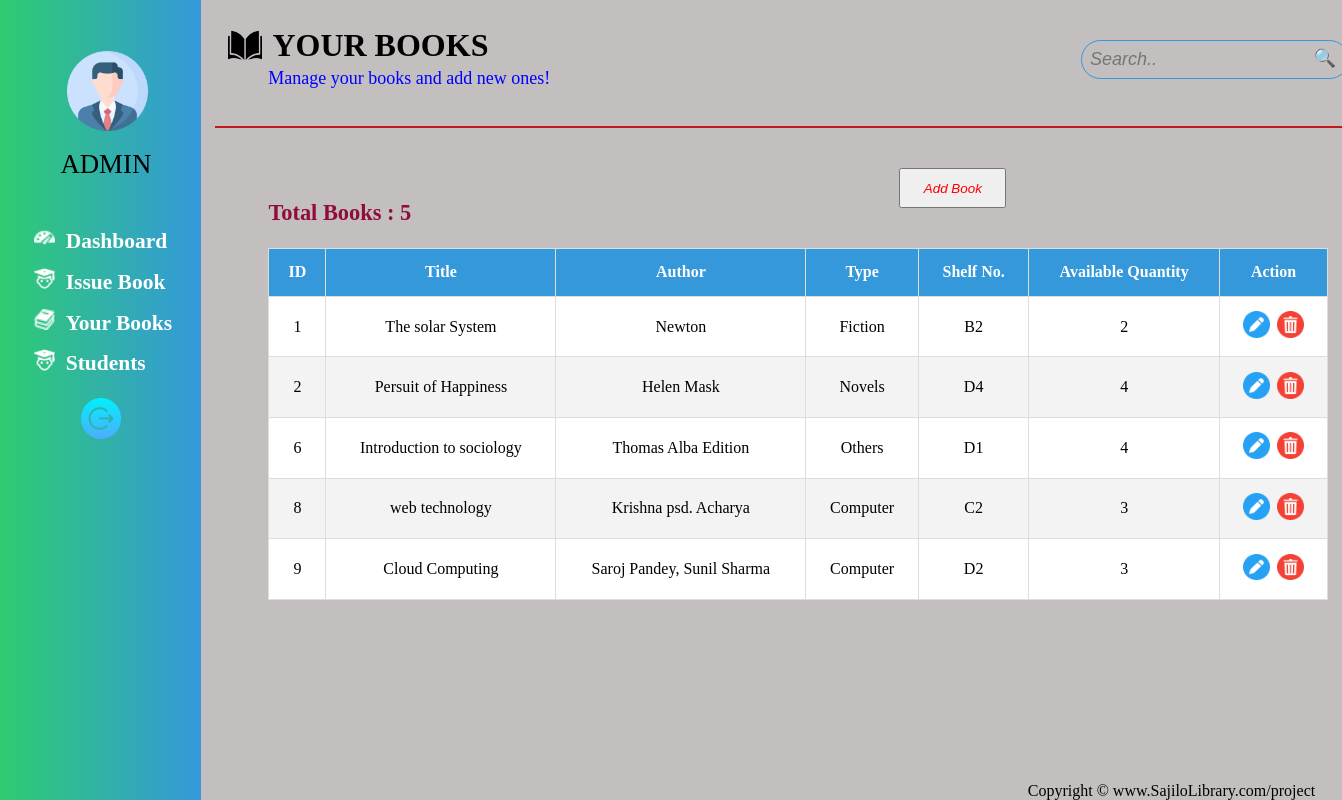
/books/, run on an earlier commit of the app's database.
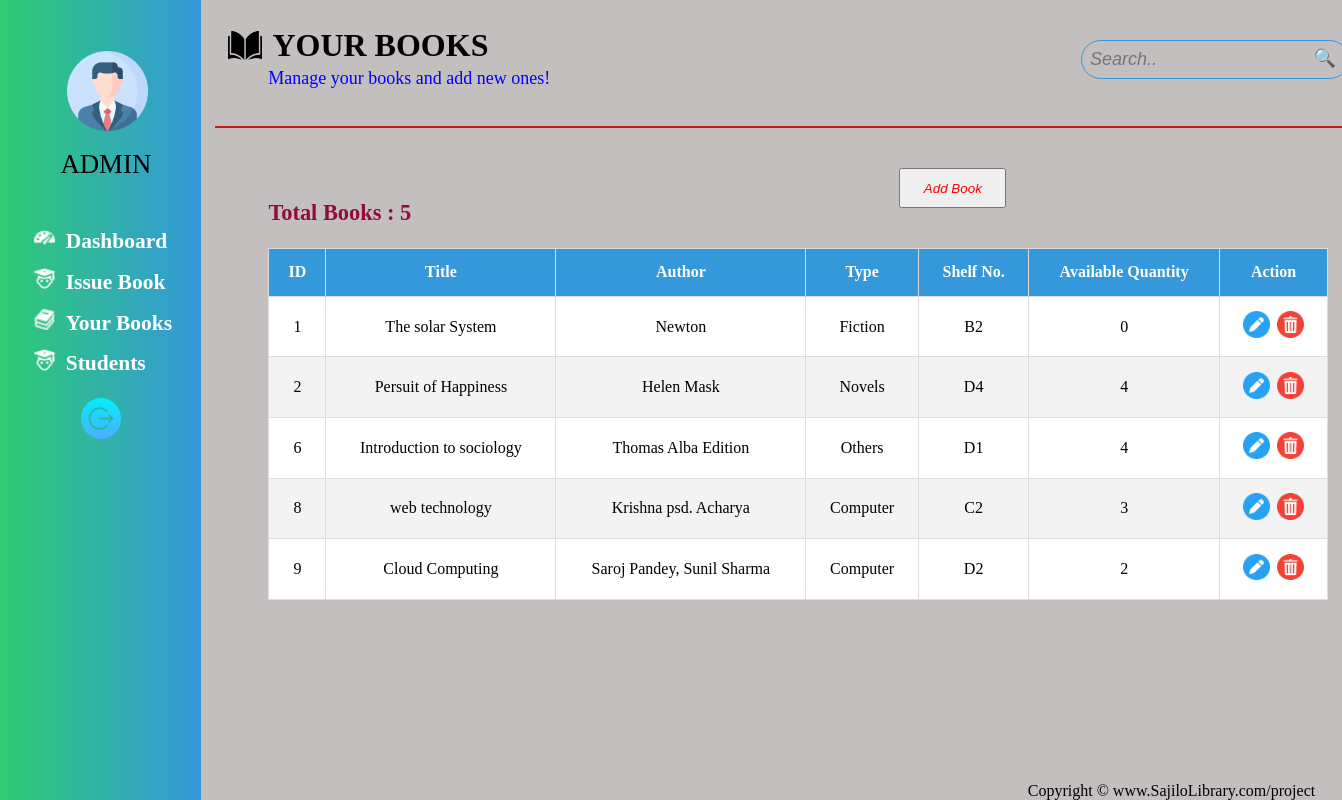
And on a later commit of the database.
### main_app/models.py (models this page shows, shortened)
class Book(models.Model):
    FICTION = 'fiction'
    NOVELS = 'nobels'
    CALCULATIONS = 'calculation'
    COMPUTER = 'computer'
    OTHERS = 'others'
    TYPE_CHOICES = [
        (FICTION, 'Fiction'),
        (NOVELS, 'Novels'),
        (CALCULATIONS, 'Calculations'),
        (COMPUTER, 'Computer'),
        (OTHERS, 'Others'),
    ]
    title = models.CharField(max_length=100)
    author = models.CharField(max_length=50, blank=True, null=True)
    type = models.CharField(max_length=20, choices=TYPE_CHOICES, default=OTHERS)
    shelf = models.CharField(max_length=5)
    quantity = models.PositiveIntegerField()

### main_app/views.py (the view)
# urls.py: path('books/', views.books, name='books'),
def books(request,id=None):
    try:
        if request.method == 'POST':
                if 'add_another' in request.POST:
                    title = request.POST.get('title')
                    author = request.POST.get('author')
                    type = request.POST.get('types')
                    shelf = request.POST.get('shelf')
                    quantity = request.POST.get('quantity')
                    book_item = Book(title=title, author=author, type=type, shelf=shelf, quantity=quantity)
                    book_item.save()
                elif 'delete_book' in request.POST:
                    book_id = request.POST.get('book_id')
                    book = get_object_or_404(Book, id=book_id)
                    book.delete()
                elif 'edit_book' in request.POST:
                    book_id = request.POST.get('book_id')
                    book = get_object_or_404(Book, id=book_id)
                    book.title = request.POST.get('title')
                    book.author = request.POST.get('author')
                    book.type = request.POST.get('type')
                    book.shelf = request.POST.get('shelf')
                    book.quantity = request.POST.get('quantity')
                    book.save()
                    return redirect('books')
                elif 'query' in request.POST:
                    query = request.POST.get('query')
                    books = Book.objects.filter(title__icontains=query)
                    return render(request, 'books.html', {'books': books})
        elif id:  # Handle fetching book data for editing
            book = get_object_or_404(Book, id=id)
            return JsonResponse({
                'id': book.id,
                'title': book.title,
                'author': book.author,
                'type': book.type,
                'shelf': book.shelf,
                'quantity': book.quantity,
            })
    except:
        pass
    books = Book.objects.all()
    return render(request, 'books.html', {'books': books})

### main_app/templates/books.html (shortened to what this page needs)
{% extends "base.html" %}
 {% block title %}Books{% endblock title %} {% block main %}
<main>
  <div id="page1">
    <div id="top-header">
      <div id="namePlate">
        <div id="homePlate">
          <img src="/static/inside book icon.png" alt="">
        <h1>YOUR BOOKS</h1>
      </div>
          <p>Manage your books and add new ones!</p>
      </div>
      <div id="searchBar">
        <form method='post'>
        <input type="text" placeholder="Search.." name='query' value='{{query}}'/>
        <button id="search">🔍</button>
        </form>
      </div>
    </div>
    <button id="book-btn">Add Book</button>
    <div class="table-container">
      <table cellspacing="20" cellpadding="10">
        <thead id="thead">
          <tr>
            <th>ID</th>
            <th>Title</th>
            <th>Author</th>
            <th>Type</th>
            <th>Shelf No.</th>
            <th>Available Quantity</th>
            <th>Action</th>
          </tr>
        </thead>
        <tbody id="tbody">
          {% for book in books %}
          <tr>
              <td>{{ book.id }}</td>
              <td>{{ book.title }}</td>
              <td>{{ book.author }}</td>
              <td>{{ book.get_type_display }}</td>
              <td>{{ book.shelf }}</td>
              <td>{{ book.quantity }}</td>
              <td>
                  <button class="Edit" data-book-id="{{ book.id }}">
                      <img src="/static/edit icon.png" alt="Edit" />
                  </button>
                  <form action="" method="post" style="display:inline;">
                    <button type='submit' class='Delete'>
                      <img src="/static/delete icon.png" alt="Delete" />
                      </button>
                  </form>
              </td>
          </tr>
          {% endfor %}
        </tbody>
      </table>
    </div>
    <h2 id="total_books">Total Books : {{books|length}}</h2>
  </div>
</main>
{% endblock main %}

What changed in the data, as far as the page shows it:
changed Book "The solar System": quantity "2" → "0"
changed Book "Cloud Computing": quantity "3" → "2"
